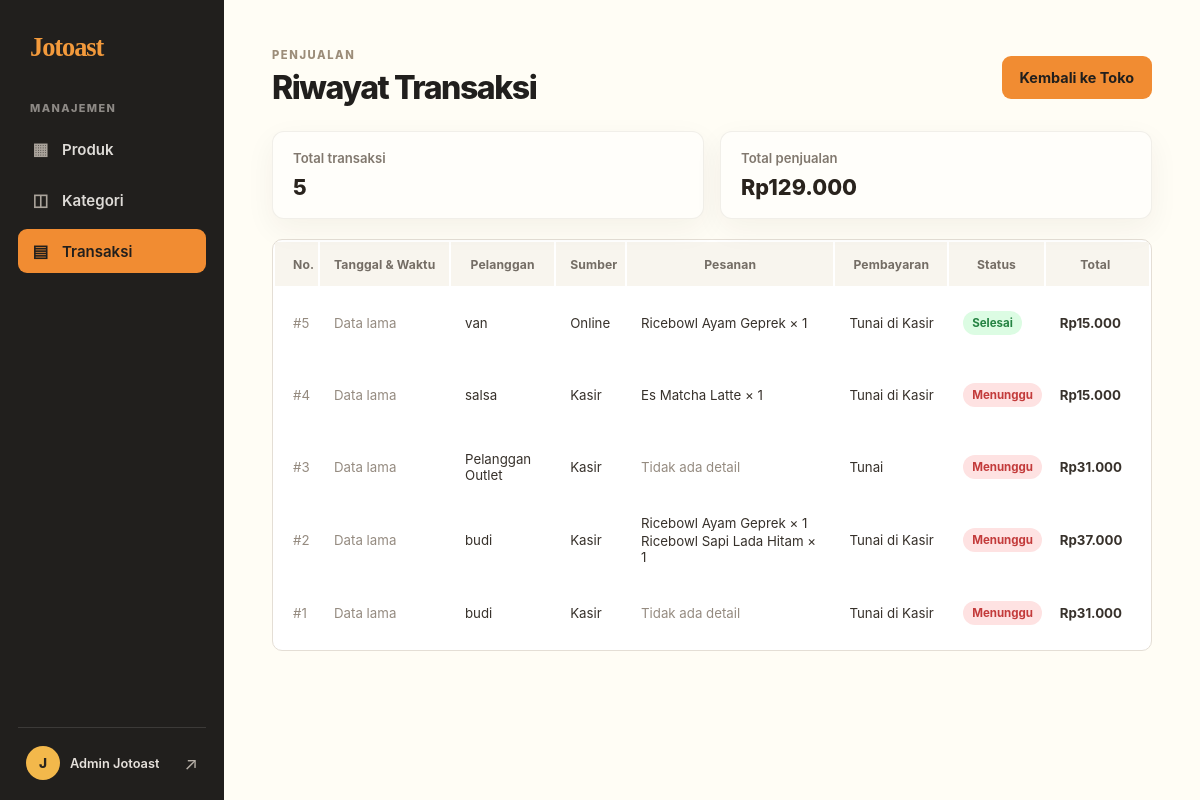
The app's page /riwayat-transaksi (signed in), older data.
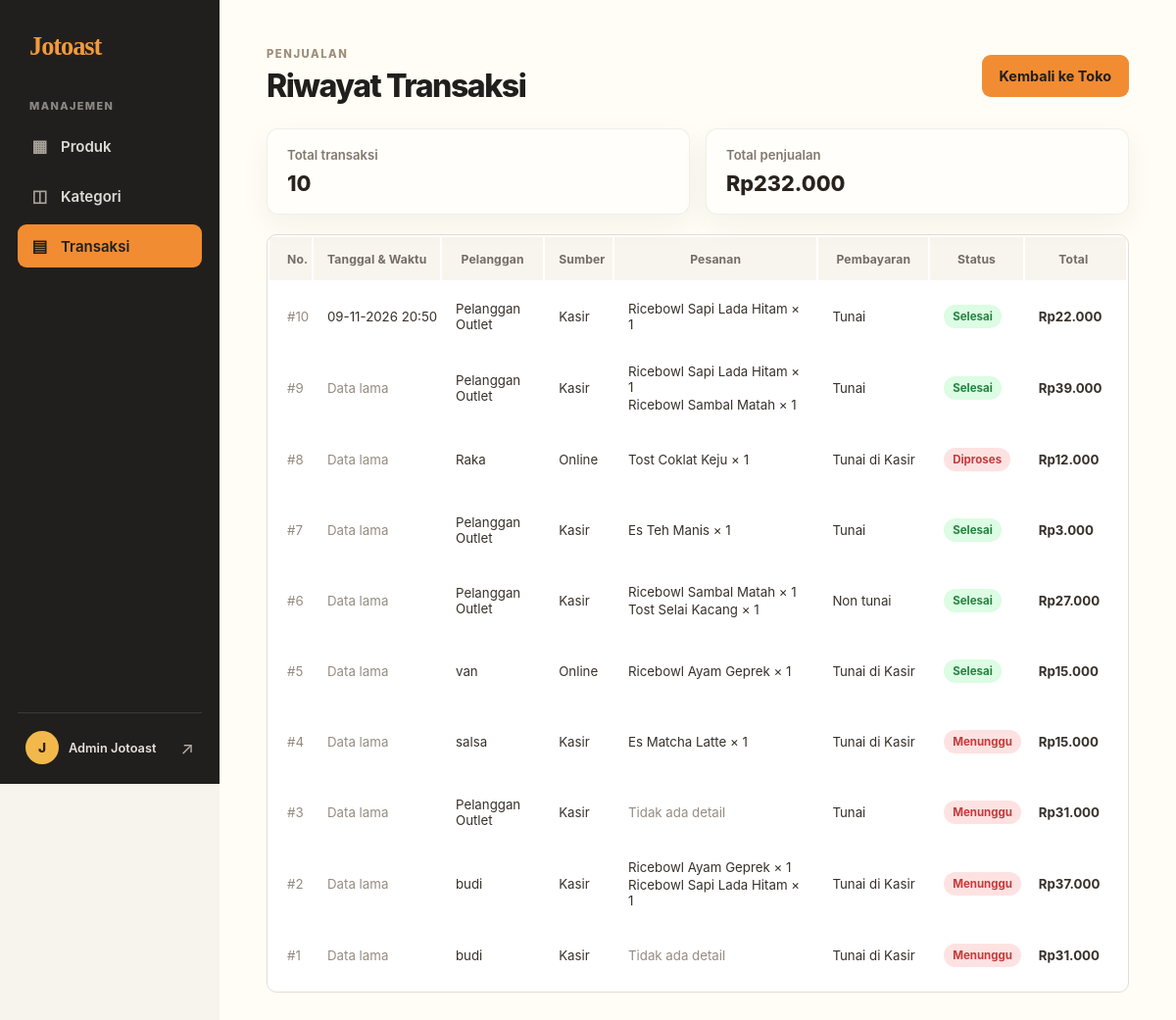
The same page, newer data.
### app.py (models this page shows)
class Transaksi(db.Model):
    id = db.Column(db.Integer, primary_key=True)
    nama_pemesan = db.Column(db.String(100), nullable=True)
    metode_bayar = db.Column(db.String(20), nullable=False)
    total_harga = db.Column(db.Integer, nullable=False)
    tanggal_waktu = db.Column(db.DateTime, nullable=True, default=datetime.now)
    sumber = db.Column(
        db.String(20),
        nullable=False,
        default='Kasir'
    )
    status = db.Column(
        db.String(20),
        nullable=False,
        default='Menunggu'
    )

class DetailTransaksi(db.Model):
    id = db.Column(db.Integer, primary_key=True)
    transaksi_id = db.Column(
        db.Integer,
        db.ForeignKey('transaksi.id'),
        nullable=False
    )
    produk_id = db.Column(
        db.Integer,
        db.ForeignKey('produk.id'),
        nullable=False
    )
    nama_produk = db.Column(db.String(100), nullable=False)
    harga = db.Column(db.Integer, nullable=False)
    jumlah = db.Column(db.Integer, nullable=False)
    subtotal = db.Column(db.Integer, nullable=False)

### app.py (the view)
@app.route('/riwayat-transaksi')
def riwayat_transaksi():
    role = session.get('role')
    if role not in ['owner', 'kasir']:
        return redirect(url_for('login'))
    transaksi_list = Transaksi.query.order_by(Transaksi.id.desc()).all()
    detail_list = (
        DetailTransaksi.query
        .filter(DetailTransaksi.transaksi_id.in_(
            [transaksi.id for transaksi in transaksi_list]
        ))
        .order_by(DetailTransaksi.id)
        .all()
        if transaksi_list else []
    )
    detail_per_transaksi = {}
    for detail in detail_list:
        detail_per_transaksi.setdefault(detail.transaksi_id, []).append(detail)
    return render_template(
        'riwayat_transaksi.html',
        transaksi=transaksi_list,
        detail_per_transaksi=detail_per_transaksi,
        role=role
    )

### app.py (called while the page is built)
@app.template_filter('rupiah')
def format_rupiah(nilai):
    return "Rp{:,.0f}".format(nilai).replace(",", ".")

### templates/riwayat_transaksi.html (shortened to what this page needs)
<!DOCTYPE html>
<html lang="id">
<head>
    <link rel="stylesheet" href="{{ url_for('static', filename='jotoast.css') }}">
</head>
<body class="{% if role == 'owner' %}admin-page font-sans min-h-screen{% else %}orders-page transaction-history-page{% endif %}">
    {% if role == 'owner' %}
    <div class="admin-layout">
        <aside class="admin-sidebar">
            <a href="{{ url_for('kelola_produk') }}" class="admin-brand">Jotoast</a>
            <p class="admin-nav-label">Manajemen</p>
            <nav class="admin-nav" aria-label="Navigasi admin">
                <a href="{{ url_for('kelola_produk') }}" class="admin-nav-link">
                    <span aria-hidden="true">▦</span> Produk
                </a>
                <a href="{{ url_for('kelola_kategori') }}" class="admin-nav-link">
                    <span aria-hidden="true">◫</span> Kategori
                </a>
                <a href="{{ url_for('riwayat_transaksi') }}" class="admin-nav-link is-active">
                    <span aria-hidden="true">▤</span> Transaksi
                </a>
            </nav>
            <div class="admin-sidebar-footer">
                <span class="admin-avatar" aria-hidden="true">J</span>
                <span class="admin-account-label">Admin Jotoast</span>
                <a href="{{ url_for('logout') }}" class="admin-logout" aria-label="Keluar" title="Keluar">↗</a>
            </div>
        </aside>
        <main class="admin-main">
            <div class="admin-content transaction-admin-content p-5 sm:p-8 lg:p-10">
    {% else %}
    <main class="transaction-history-container">
    {% endif %}
                <div class="admin-heading">
                    <div>
                        <p class="admin-eyebrow">Penjualan</p>
                        <h1 class="admin-title">Riwayat Transaksi</h1>
                    </div>
                    {% if role == 'kasir' %}
                    <a href="{{ url_for('kasir') }}" class="admin-add-button admin-add-secondary">Kembali ke Kasir</a>
                    {% else %}
                    <a href="{{ url_for('menu_online') }}" class="admin-add-button admin-add-secondary">Kembali ke Toko</a>
                    {% endif %}
                </div>
                <div class="transaction-summary">
                    <div class="admin-panel transaction-summary-card">
                        <span>Total transaksi</span>
                        <strong>{{ transaksi|length }}</strong>
                    </div>
                    <div class="admin-panel transaction-summary-card">
                        <span>Total penjualan</span>
                        <strong>{{ transaksi|sum(attribute='total_harga')|rupiah }}</strong>
                    </div>
                </div>
                <section class="admin-panel admin-table-panel">
                    <div class="admin-table-scroll">
                        <table class="admin-product-table transaction-history-table w-full text-left border-collapse">
                            <thead>
                                <tr>
                                    <th>No.</th>
                                    <th>Tanggal &amp; Waktu</th>
                                    <th>Pelanggan</th>
                                    <th>Sumber</th>
                                    <th>Pesanan</th>
                                    <th>Pembayaran</th>
                                    <th>Status</th>
                                    <th class="text-right">Total</th>
                                </tr>
                            </thead>
                            <tbody>
                                {% for item in transaksi %}
                                <tr>
                                    <td class="admin-muted">#{{ item.id }}</td>
                                    <td>
                                        {% if item.tanggal_waktu %}
                                        {{ item.tanggal_waktu.strftime('%d-%m-%Y %H:%M') }}
                                        {% else %}
                                        <span class="admin-muted">Data lama</span>
                                        {% endif %}
                                    </td>
                                    <td>{{ item.nama_pemesan or 'Pelanggan' }}</td>
                                    <td>{{ item.sumber }}</td>
                                    <td class="transaction-items">
                                        {% for detail in detail_per_transaksi.get(item.id, []) %}
                                        <span>{{ detail.nama_produk }} × {{ detail.jumlah }}</span>
                                        {% else %}
                                        <span class="admin-muted">Tidak ada detail</span>
                                        {% endfor %}
                                    </td>
                                    <td>{{ item.metode_bayar }}</td>
                                    <td>
                                        <span class="admin-status {% if item.status == 'Selesai' %}is-ready{% else %}is-empty{% endif %}">
                                            {{ item.status }}
                                        </span>
                                    </td>
                                    <td class="admin-product-price text-right">{{ item.total_harga|rupiah }}</td>
                                </tr>
                                {% else %}
                                <tr>
                                    <td colspan="8" class="admin-empty-row">Belum ada transaksi yang tercatat.</td>
                                </tr>
                                {% endfor %}
                            </tbody>
                        </table>
                    </div>
                </section>
    {% if role == 'owner' %}
            </div>
        </main>
    </div>
    {% else %}
    </main>
    {% endif %}
</body>
</html>

Row changes from the older to the newer data that the page shows:
added Transaksi: id "10", tanggal_waktu "09-11-2026 20:50", nama_pemesan "Pelanggan Outlet", sumber "Kasir", metode_bayar "Tunai", status "Selesai", total_harga|rupiah "Rp22.000"
added DetailTransaksi: nama_produk "Ricebowl Sapi Lada Hitam", jumlah "1", shown under "10"
added Transaksi: id "9", shows "Data lama", nama_pemesan "Pelanggan Outlet", sumber "Kasir", metode_bayar "Tunai", status "Selesai", total_harga|rupiah "Rp39.000"
added DetailTransaksi: nama_produk "Ricebowl Sapi Lada Hitam", jumlah "1", shown under "9"
added DetailTransaksi: nama_produk "Ricebowl Sambal Matah", jumlah "1", shown under "9"
added Transaksi: id "8", shows "Data lama", nama_pemesan "Raka", sumber "Online", metode_bayar "Tunai di Kasir", status "Diproses", total_harga|rupiah "Rp12.000"
added DetailTransaksi: nama_produk "Tost Coklat Keju", jumlah "1", shown under "8"
added Transaksi: id "7", shows "Data lama", nama_pemesan "Pelanggan Outlet", sumber "Kasir", metode_bayar "Tunai", status "Selesai", total_harga|rupiah "Rp3.000"
added DetailTransaksi: nama_produk "Es Teh Manis", jumlah "1", shown under "7"
added Transaksi: id "6", shows "Data lama", nama_pemesan "Pelanggan Outlet", sumber "Kasir", metode_bayar "Non tunai", status "Selesai", total_harga|rupiah "Rp27.000"
added DetailTransaksi: nama_produk "Ricebowl Sambal Matah", jumlah "1", shown under "6"
added DetailTransaksi: nama_produk "Tost Selai Kacang", jumlah "1", shown under "6"
Text that changed along with them:
{{ transaksi|length }}: "5" → "10"
{{ transaksi|sum(attribute='total_harga')|rupiah }}: "Rp129.000" → "Rp232.000"
